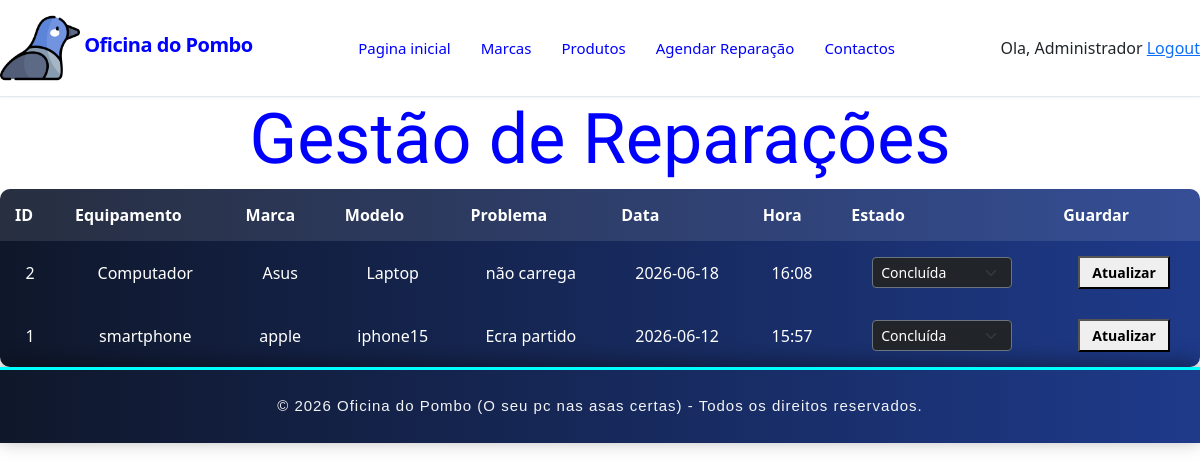
The page /reparacao_admin (signed in) on the database its author committed.
### tables this page shows
CREATE TABLE reparacoes (
    id INTEGER PRIMARY KEY AUTOINCREMENT,
    clientes_id INTEGER NOT NULL,
    equipamento TEXT NOT NULL,
    marca TEXT,
    modelo TEXT,
    problema TEXT NOT NULL,
    data_reparacao TEXT NOT NULL,
    hora_reparacao TEXT NOT NULL,
    estado TEXT DEFAULT 'Pendente',
    FOREIGN KEY (clientes_id) REFERENCES utilizadores(id_user)
);

### routes/reparacoes.py (the view)
@reparacoes_route.route('/reparacao_admin')
def reparacoes():
    conn = sqlite3.connect('oficina_do_pombo.db')
    cursor = conn.cursor()
    cursor.execute("""
    SELECT
        id,
        clientes_id,
        equipamento,
        marca,
        modelo,
        problema,
        data_reparacao,
        hora_reparacao,
        estado
    FROM reparacoes
    ORDER BY data_reparacao DESC
    """)
    reparacoes = cursor.fetchall()
    conn.close()
    return render_template(
        'reparacao_admin.html',
        reparacoes=reparacoes
    )

### templates/reparacao_admin.html (shortened to what this page needs)
<link rel="stylesheet" href="{{ url_for('static', filename='css/style.css') }}">
<link rel="stylesheet" href="{{ url_for('static', filename='css/style2.css') }}">
<link rel="stylesheet" href="{{ url_for('static', filename='css/cursor.css') }}">
{% include 'header.html' %}
<h4 class="rgb-text">Gestão de Reparações</h4>
<table>
    <tr>
        <th>ID</th>
        <th>Equipamento</th>
        <th>Marca</th>
        <th>Modelo</th>
        <th>Problema</th>
        <th>Data</th>
        <th>Hora</th>
        <th>Estado</th>
        <th>Guardar</th>
    </tr>
    {% for reparacao in reparacoes %}
    <tr>
        <td>{{ reparacao[0] }}</td>
        <td>{{ reparacao[2] }}</td>
        <td>{{ reparacao[3] }}</td>
        <td>{{ reparacao[4] }}</td>
        <td>{{ reparacao[5] }}</td>
        <td>{{ reparacao[6] }}</td>
        <td>{{ reparacao[7] }}</td>
        <td>
            <select name="estado" form="form-reparacao-{{ reparacao[0] }}" class="form-select form-select-sm bg-dark text-white border-secondary" style="width: 140px; cursor: pointer; display: inline-block;">
                <option value="Concluída" {% if reparacao[8] == 'Concluída' %}selected{% endif %}>Concluída</option>
            </select>
        </td>
        <td>
            <button type="submit" form="form-reparacao-{{ reparacao[0] }}" class="btn-premium-success" style="padding: 5px 12px; font-size: 0.875rem; font-weight: bold; transition: all 0.2s;">Atualizar</button>
        </td>
    </tr>
    {% endfor %}
</table>
{% include 'footer.html'%}

### static/css/style.css (style rules this page uses)
* { margin: 0; padding: 0; box-sizing: border-box; }
body { font-family: 'Inter', sans-serif; background-color: #ffffff; color: #0000FF; }
body { font-family: Arial, sans-serif; margin: 20px; }
h4 { color: #0000FF !important; font-family: 'Rajdhani', sans-serif !important; text-align: center; font-size: 70px !important; }
table { width: 100%; border-collapse: collapse; background: linear-gradient(90deg, #0f172a, #1e3a8a); color: white; border-radius: 10px; overflow: hidden; }
th, td { padding: 15px; text-align: center; }
th { background: rgba(255, 255, 255, 0.1); }

### static/css/style2.css (style rules this page uses)
body { font-family: 'Poppins', sans-serif; color: #0000FF; }

### static/css/cursor.css (style rules this page uses)
* { cursor: url('/static/imagens/tinkpro-1779888482251.png'), auto; }

### rows shown on the page
reparacoes: id "2", equipamento "Computador", marca "Asus", modelo "Laptop", problema "não carrega", data_reparacao "2026-06-18", hora_reparacao "16:08", estado "Concluída"
reparacoes: id "1", equipamento "smartphone", marca "apple", modelo "iphone15", problema "Ecra partido", data_reparacao "2026-06-12", hora_reparacao "15:57", estado "Concluída"

### other values the page prints
{{ session.nome }} "Administrador"
